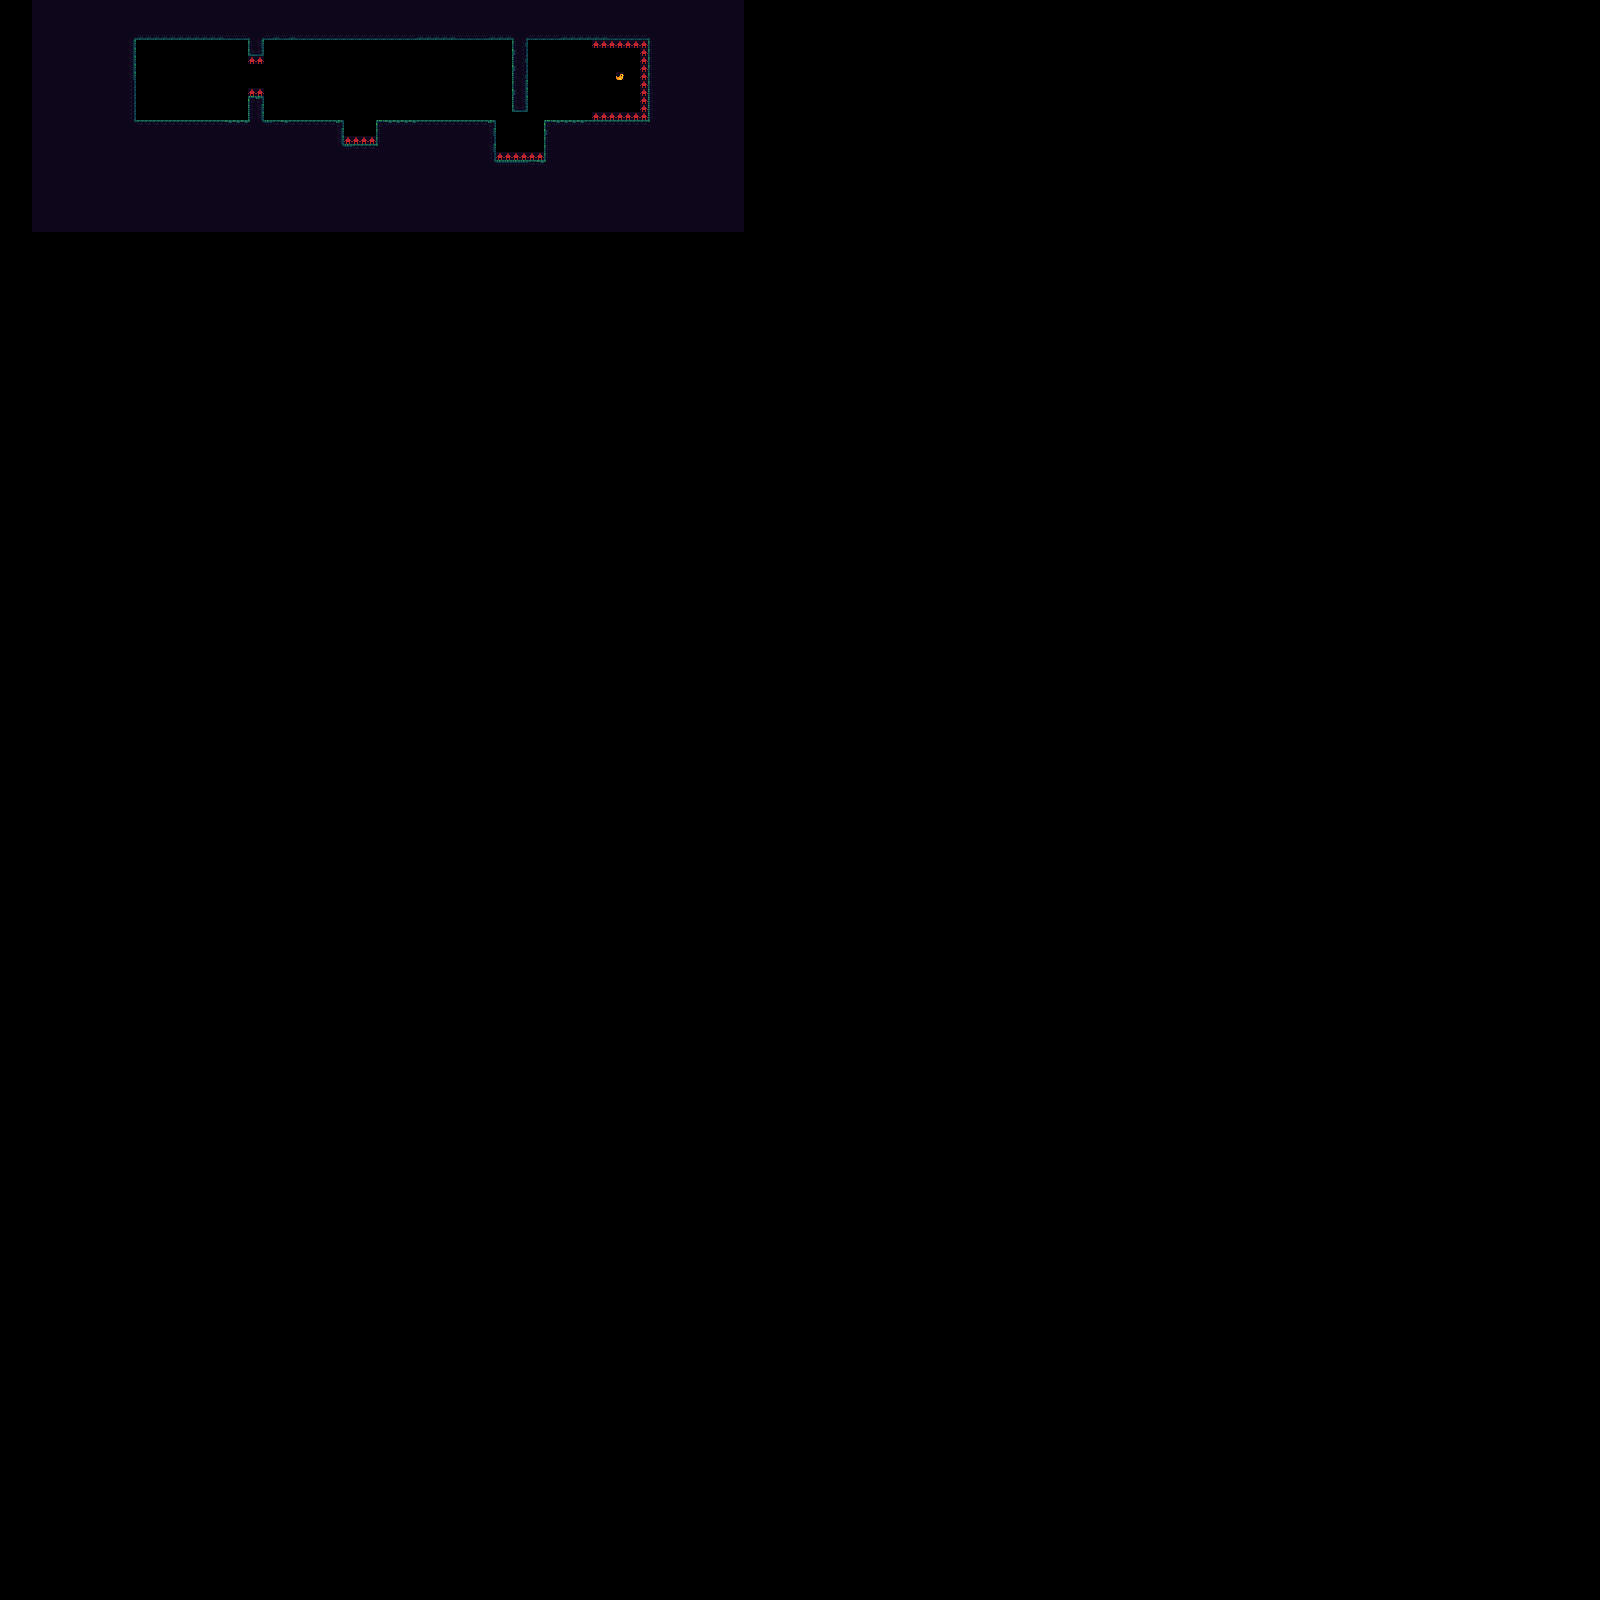

A level layout from a 2D game, rendered from its tile map. Below: a short description, then the map file with tile-grid data replaced by summaries:
An orthogonal 200x200 tile map with 8x8 px tiles, 4 tile layers (DeathPlane, Exit, Spikes, ground) and 9 objects.

<map version="1.10" tiledversion="1.10.2" orientation="orthogonal" renderorder="right-down" width="200" height="200" tilewidth="8" tileheight="8" infinite="0" nextlayerid="10" nextobjectid="178">
 <editorsettings>
  <export target="map2.json" format="json" />
 </editorsettings>
 <tileset firstgid="1" name="tiles1" tilewidth="8" tileheight="8" tilecount="504" columns="24">
  <image source="../sprites/tiles.png" width="192" height="168" />
 </tileset>
 <objectgroup id="9" name="SpawnPoint">
  <object id="169" gid="48" x="160" y="120" width="8" height="8" />
 </objectgroup>
 <layer id="6" name="DeathPlane" width="200" height="200">
  <data>[40000 cells, 0 non-empty, 0 distinct tile ids]</data>
 </layer>
 <layer id="7" name="Exit" width="200" height="200">
  <data>[40000 cells, 1 non-empty, 1 distinct tile ids]</data>
 </layer>
 <layer id="8" name="Spikes" width="200" height="200">
  <data>[40000 cells, 36 non-empty, 1 distinct tile ids]</data>
 </layer>
 <objectgroup id="4" name="CoinLayer">
  <object id="170" gid="215" x="248" y="80" width="8" height="8" />
  <object id="171" gid="215" x="256" y="80" width="8" height="8" />
  <object id="172" gid="215" x="352" y="88" width="8" height="8" />
  <object id="173" gid="215" x="360" y="88" width="8" height="8" />
  <object id="174" gid="215" x="512" y="136" width="8" height="8" />
  <object id="175" gid="215" x="520" y="136" width="8" height="8" />
  <object id="176" gid="215" x="520" y="128" width="8" height="8" />
  <object id="177" gid="215" x="512" y="128" width="8" height="8" />
 </objectgroup>
 <layer id="1" name="ground" width="200" height="200">
  <data>[40000 cells, 1927 non-empty, 21 distinct tile ids]</data>
 </layer>
</map>
